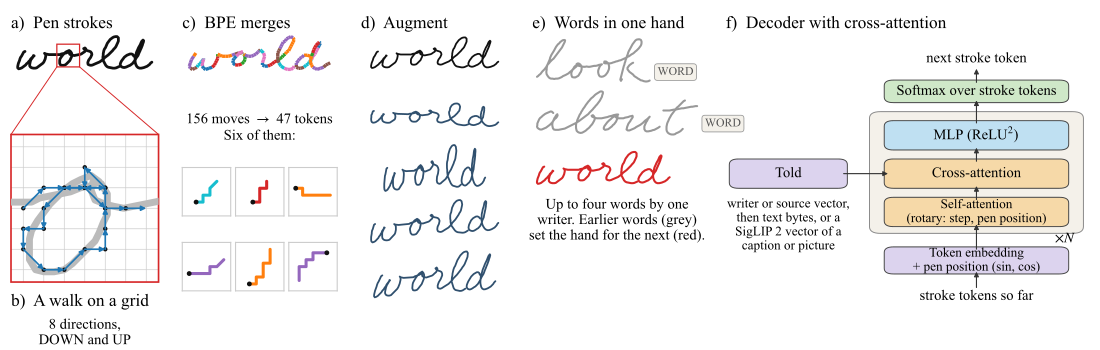

This chart was generated by the following Python code:
import json
import os
import sys

import matplotlib
import numpy as np

matplotlib.use("Agg")
import matplotlib.pyplot as plt
from matplotlib.patches import ConnectionPatch, FancyArrowPatch, FancyBboxPatch, Rectangle

sys.path.insert(0, ".")
import pengpt as P
from strokes import Strokes, to_strokes

plt.rcParams.update({"font.family": "serif", "font.serif": ["Times New Roman", "Times", "STIXGeneral"], "mathtext.fontset": "stix",
                     "font.size": 11})
INK, SOFT, WARM, COOL, GREEN, LILAC = "#111111", "#f4f1ea", "#f6d9a8", "#bfe0f2", "#cfe8c8", "#dcd3ee"
TOKENS = ["#1f77b4", "#d62728", "#2ca02c", "#ff7f0e", "#9467bd", "#8c564b", "#17becf", "#e377c2"]


def word(path, row):
    return P.to_points(Strokes(path).strokes(row)).astype(float)


def draw(ax, points, color=INK, lw=1.6, **kw):
    for s in to_strokes(points):
        ax.plot(s[:, 0], -s[:, 1], color=color, lw=lw, solid_capstyle="round", solid_joinstyle="round", **kw)


def clean(ax, title=""):
    ax.set_aspect("equal")
    ax.set_anchor("N")
    ax.axis("off")
    if title:
        ax.set_title(title, loc="left", fontsize=12.5, pad=5)


def owners(tok, tokens):
    down, out = False, []
    for k, t in enumerate(tokens):
        for b in tok.expand([t]):
            if b == P.DOWN:
                down = True
                out.append(k)
            elif b == P.UP:
                out += [k] * down
                down = False
            elif down:
                out.append(k)
    return np.array(out)


def box(ax, x, y, w, h, text, color, size=10.5):
    ax.add_patch(FancyBboxPatch((x, y), w, h, boxstyle="round,pad=0.01,rounding_size=0.025", fc=color, ec="#444444", lw=0.7))
    ax.text(x + w / 2, y + h / 2, text, ha="center", va="center", fontsize=size)


def arrow(ax, a, b, **kw):
    ax.add_patch(FancyArrowPatch(a, b, arrowstyle="-|>", mutation_scale=7, lw=0.8, color="#333333", shrinkA=0, shrinkB=0, **kw))


SOURCE, EARLIER, SHOWN = "data/loc.hand.parquet", (9674, 9641), 9725


CACHE = "paper/figures/overview.json"


def make(checkpoint="out/ablate_hand/base/best.pt"):
    tok = P.load_for_sampling(checkpoint, "cpu")[1].stroke_tok
    ink = word(SOURCE, SHOWN)
    ink[:, :2] -= ink[:, :2].min(0)
    tokens, base, rng = tok.encode_word(ink), tok.encode_base(ink), np.random.default_rng(4)
    walks = {k: np.cumsum([[0, 0]] + [P.DIRECTIONS[m] for m in tok.expand([t]) if 0 <= m < 8], 0) * [1, -1] for k, t in enumerate(tokens)}
    bent = [P.augment(ink, P.DataConfig(augment=1.6, rotate=4, stretch=0.2, shear=0.25), rng, False) for _ in range(4)]
    kept = dict(ink=ink, raw=tok.decode_word(base, smooth=False), smooth=tok.decode_word(tokens), own=owners(tok, tokens), grid=tok.grid,
                moves=len(base), tokens=len(tokens), walks={str(k): walks[k] for k in sorted(sorted(walks, key=lambda k: -len(walks[k]))[:6])},
                bent=bent, hand=[word(SOURCE, row) for row in (*EARLIER, SHOWN)])
    plain = lambda v: v.tolist() if hasattr(v, "tolist") else {k: plain(x) for k, x in v.items()} if isinstance(v, dict) else [plain(x) for x in v] if isinstance(v, list) else v
    json.dump(plain(kept), open(CACHE, "w"))


def main(out="paper/figures/overview.pdf", at=0.30):
    if not os.path.exists(CACHE) or "--fresh" in sys.argv:
        make()
    K = json.load(open(CACHE))
    ink, raw, smooth, own = (np.array(K[k], float) for k in ("ink", "raw", "smooth", "own"))
    own = own.astype(int)

    fig = plt.figure(figsize=(11.0, 3.5))
    grid = fig.add_gridspec(2, 5, width_ratios=[1.0, 1.05, 1.0, 1.15, 2.5], height_ratios=[0.42, 1], wspace=0.12, hspace=0.25,
                            left=0.01, right=0.995, top=0.90, bottom=0.14)

    ax = fig.add_subplot(grid[0, 0])
    draw(ax, ink, lw=2.0)
    clean(ax, "a)  Pen strokes")
    g, span = K["grid"], 3.6
    near = raw[int((at - 0.07) * len(raw)):int((at + 0.07) * len(raw)), :2]
    centre, r = np.rint((near.min(0) + near.max(0)) / 2 / g) * g * [1, -1], span * g
    ax.add_patch(Rectangle(centre - r, 2 * r, 2 * r, fc="none", ec=TOKENS[1], lw=0.9, zorder=5))

    zoom = fig.add_subplot(grid[1, 0])
    for k in np.arange(-5, 6):
        zoom.axhline(centre[1] + k * g, color="#cccccc", lw=0.5, zorder=0)
        zoom.axvline(centre[0] + k * g, color="#cccccc", lw=0.5, zorder=0)
    draw(zoom, ink, color="#bbbbbb", lw=5)
    walk = raw[:, :2] * [1, -1]
    for a, b, pa, pb in zip(walk[:-1], walk[1:], raw[:-1, 2], raw[1:, 2]):
        if pa == 1 and pb == 1 and max(np.abs(a - centre).max(), np.abs(b - centre).max()) < span * g:
            zoom.annotate("", b, a, arrowprops=dict(arrowstyle="-|>", color=TOKENS[0], lw=1.2, mutation_scale=7, shrinkA=0, shrinkB=0))
            zoom.plot(*a, "o", color=INK, ms=2.2)
    zoom.set_xlim(centre[0] - span * g, centre[0] + span * g)
    zoom.set_ylim(centre[1] - span * g, centre[1] + span * g)
    clean(zoom)
    zoom.text(0.0, -0.08, "b)  A walk on a grid", transform=zoom.transAxes, ha="left", va="top", fontsize=12.5)
    zoom.text(0.5, -0.24, "8 directions,\nDOWN and UP", transform=zoom.transAxes, ha="center", va="top", fontsize=10.5)
    zoom.add_patch(Rectangle((0, 0), 1, 1, transform=zoom.transAxes, fc="none", ec=TOKENS[1], lw=1.2, clip_on=False))
    for side in (-1, 1):
        fig.add_artist(ConnectionPatch((centre[0] + side * r, centre[1] - r), ((side + 1) / 2, 1.0), "data", "axes fraction",
                                       axesA=ax, axesB=zoom, color=TOKENS[1], lw=0.7))

    col = grid[:, 1].subgridspec(4, 3, height_ratios=[1.0, 0.6, 1, 1], wspace=0.1, hspace=0.1)
    ax = fig.add_subplot(col[0, :])
    for a, b, k in zip(smooth[:-1], smooth[1:], own[1:]):
        if a[2] == 1:
            ax.plot([a[0], b[0]], [-a[1], -b[1]], color=TOKENS[k % len(TOKENS)], lw=2.4, solid_capstyle="butt")
    clean(ax, "c)  BPE merges")
    note = fig.add_subplot(col[1, :])
    note.axis("off")
    note.text(0.5, 0.95, f"{K['moves']} moves $\\rightarrow$ {K['tokens']} tokens\nSix of them:", ha="center", va="top", fontsize=10.5)
    walks = {int(k): np.array(v, float) for k, v in K["walks"].items()}
    longest = sorted(walks)
    reach = max(np.ptp(walks[k], 0).max() for k in longest) / 2 + 1
    for n, k in enumerate(longest):
        ax = fig.add_subplot(col[2 + n // 3, n % 3])
        mid = (walks[k].min(0) + walks[k].max(0)) / 2
        ax.plot(*walks[k].T, color=TOKENS[k % len(TOKENS)], lw=2.2, solid_capstyle="round", solid_joinstyle="round")
        ax.plot(*walks[k][0], "o", color=INK, ms=2.5)
        ax.set_xlim(mid[0] - reach, mid[0] + reach)
        ax.set_ylim(mid[1] - reach, mid[1] + reach)
        ax.set_aspect("equal")
        ax.set_xticks([])
        ax.set_yticks([])
        for side in ax.spines.values():
            side.set_color("#cccccc")

    col = grid[:, 2].subgridspec(5, 1, hspace=0.0)
    for k in range(5):
        ax = fig.add_subplot(col[k])
        bent = ink if k == 0 else np.array(K["bent"][k - 1], float)
        draw(ax, bent, color=INK if k == 0 else "#30506e", lw=1.3)
        clean(ax, "d)  Augment" if k == 0 else "")
        ax.set_anchor("N" if k == 0 else "C")
        ax.margins(0.08)

    ax = fig.add_subplot(grid[:, 3])
    y = 0.0
    for k, w in enumerate(np.array(w, float) for w in K["hand"]):
        w[:, 0] -= w[:, 0].min()
        w[:, 1] += y
        draw(ax, w, color="#999999" if k < 2 else TOKENS[1], lw=1.5)
        if k < 2:
            ax.text(w[:, 0].max() + 0.05, -(y - 0.05), "WORD", ha="left", va="center", fontsize=8.5, color="#555555",
                    bbox=dict(boxstyle="round,pad=0.25", fc=SOFT, ec="#999999", lw=0.6))
        y += 0.33
    ax.margins(0.03)
    clean(ax, "e)  Words in one hand")
    ax.text(0.5, -0.06, "Up to four words by one\nwriter. Earlier words (grey)\nset the hand for the next (red).",
            transform=ax.transAxes, ha="center", va="top", fontsize=10.5)

    ax = fig.add_subplot(grid[:, 4])
    ax.set_xlim(0, 1)
    ax.set_ylim(-0.06, 1.12)
    ax.axis("off")
    ax.set_title("f)  Decoder with cross-attention", loc="left", fontsize=12.5, pad=5)
    ax.add_patch(FancyBboxPatch((0.40, 0.25), 0.56, 0.52, boxstyle="round,pad=0.01,rounding_size=0.03", fc=SOFT, ec="#888888", lw=0.7))
    ax.text(0.945, 0.215, "$\\times N$", fontsize=10.5, va="center", ha="right")
    box(ax, 0.44, 0.28, 0.48, 0.11, "Self-attention\n(rotary: step, pen position)", WARM, 9.5)
    box(ax, 0.44, 0.45, 0.48, 0.11, "Cross-attention", WARM, 10.5)
    box(ax, 0.44, 0.62, 0.48, 0.11, "MLP (ReLU$^2$)", COOL, 10.5)
    box(ax, 0.44, 0.83, 0.48, 0.08, "Softmax over stroke tokens", GREEN, 10.5)
    box(ax, 0.44, 0.07, 0.48, 0.10, "Token embedding\n+ pen position (sin, cos)", LILAC, 9.5)
    box(ax, 0.02, 0.45, 0.30, 0.11, "Told", LILAC, 10.5)
    for a, b in (((0.68, 0.17), (0.68, 0.28)), ((0.68, 0.39), (0.68, 0.45)), ((0.68, 0.56), (0.68, 0.62)), ((0.68, 0.73), (0.68, 0.83)),
                 ((0.32, 0.505), (0.44, 0.505)), ((0.68, 0.91), (0.68, 0.97)), ((0.68, 0.0), (0.68, 0.07))):
        arrow(ax, a, b)
    ax.text(0.68, 0.985, "next stroke token", ha="center", va="bottom", fontsize=10.5)
    ax.text(0.68, -0.01, "stroke tokens so far", ha="center", va="top", fontsize=10.5)
    ax.text(0.17, 0.40, "writer or source vector,\nthen text bytes, or a\nSigLIP 2 vector of a\ncaption or picture", ha="center", va="top",
            fontsize=9.5)
    os.makedirs(os.path.dirname(out), exist_ok=True)
    fig.savefig(out)
    fig.savefig(out.replace(".pdf", ".png"), dpi=110)
    print(out)


if __name__ == "__main__":
    main()
